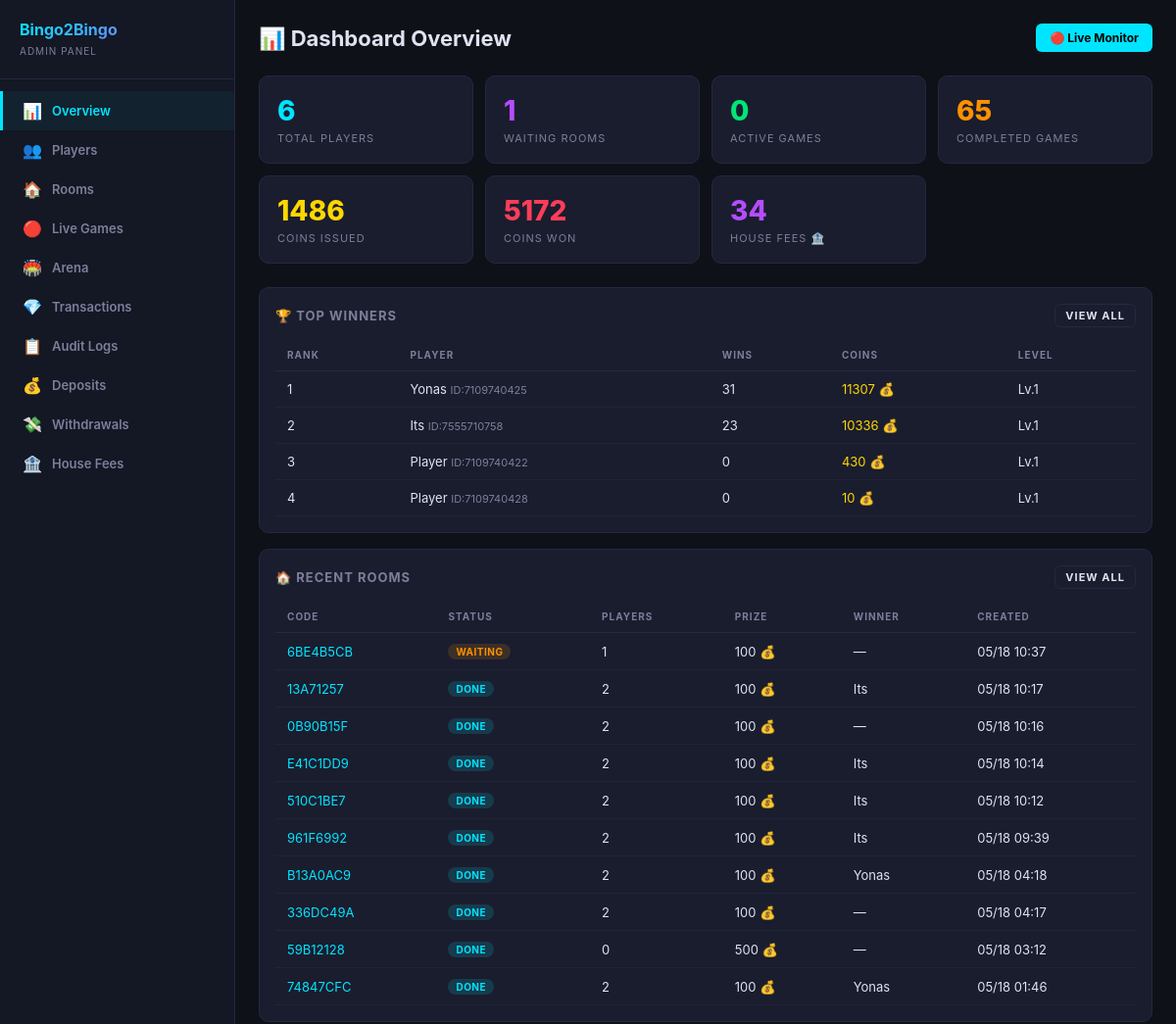
Page /dashboard/ (signed in, upper part) on the earlier database version.
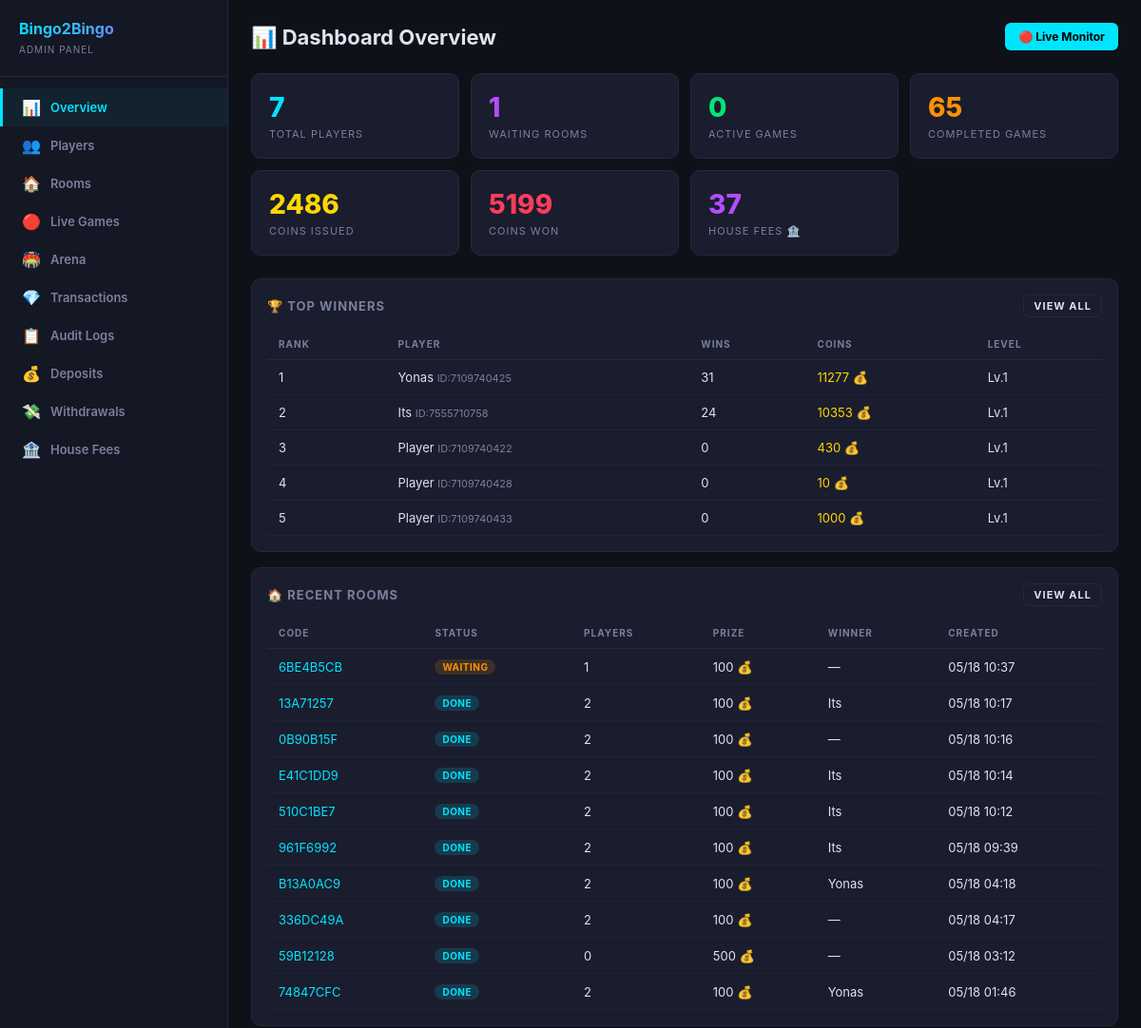
Same page on the later database version.
### users/models.py (models this page shows, shortened)
class Player(models.Model):
    telegram_id = models.BigIntegerField(unique=True, db_index=True)
    username = models.CharField(max_length=255, blank=True, default='')
    first_name = models.CharField(max_length=255, blank=True, default='')
    phone_number = models.CharField(max_length=20, blank=True, default='')
    coins = models.BigIntegerField(default=10)
    wins = models.IntegerField(default=0)
    losses = models.IntegerField(default=0)
    games_played = models.IntegerField(default=0)
    xp = models.BigIntegerField(default=0)
    level = models.IntegerField(default=1)
    referral_code = models.CharField(max_length=32, unique=True, blank=True)
    invited_by = models.ForeignKey(
        'self', null=True, blank=True,
        on_delete=models.SET_NULL,
        related_name='invitees'
    )
    is_banned = models.BooleanField(default=False)
    last_daily_bonus = models.DateTimeField(null=True, blank=True)
    created_at = models.DateTimeField(default=timezone.now)
    class Meta:
        verbose_name = 'Player'
        verbose_name_plural = 'Players'
        ordering = ['-coins']

### games/models.py (models this page shows, shortened)
class GameRoom(models.Model):
    class RoomType(models.TextChoices):
        PUBLIC = 'public', 'Public'
        PRIVATE = 'private', 'Private'
    class Status(models.TextChoices):
        WAITING = 'waiting', 'Waiting'
        ACTIVE = 'active', 'Active'
        FINISHED = 'finished', 'Finished'
    class GameMode(models.TextChoices):
        AUTO = 'auto', 'Auto'
        MANUAL = 'manual', 'Manual'
    room_code = models.CharField(max_length=8, unique=True, blank=True)
    room_type = models.CharField(max_length=10, choices=RoomType.choices, default=RoomType.PUBLIC)
    status = models.CharField(max_length=10, choices=Status.choices, default=Status.WAITING)
    max_players = models.IntegerField(default=10)
    entry_fee = models.BigIntegerField(default=50)
    prize_pool = models.BigIntegerField(default=0)
    winner = models.ForeignKey(
        Player, null=True, blank=True,
        on_delete=models.SET_NULL,
        related_name='games_won'
    )
    players = models.ManyToManyField(Player, through='BingoCard', related_name='game_rooms')
    game_mode = models.CharField(max_length=10, choices=GameMode.choices, default=GameMode.AUTO)
    game_state = models.JSONField(default=dict, blank=True)
    created_at = models.DateTimeField(default=timezone.now)
    started_at = models.DateTimeField(null=True, blank=True)
    finished_at = models.DateTimeField(null=True, blank=True)
    class Meta:
        verbose_name = 'Game Room'
        verbose_name_plural = 'Game Rooms'
        ordering = ['-created_at']

### dashboard/views.py (the view)
# urls.py: path('', views.overview, name='overview'),
@admin_required
def overview(request):
    total_players = Player.objects.count()
    active_rooms = GameRoom.objects.filter(status='waiting').count()
    active_games = GameRoom.objects.filter(status='active').count()
    finished_games = GameRoom.objects.filter(status='finished').count()
    total_coins_issued = Transaction.objects.filter(
        transaction_type='deposit'
    ).aggregate(s=Sum('amount'))['s'] or 0
    total_coins_won = Transaction.objects.filter(
        transaction_type='game_win'
    ).aggregate(s=Sum('amount'))['s'] or 0
    total_house_fees = Transaction.objects.filter(
        transaction_type='house_fee'
    ).aggregate(s=Sum('amount'))['s'] or 0
    house_fees_abs = abs(total_house_fees) if total_house_fees else 0
    recent_rooms = list(GameRoom.objects.select_related('winner')
        .annotate(pc=Count('bingo_cards'))
        .order_by('-created_at')[:10])
    recent_logs = list(AdminLog.objects.select_related('admin_user', 'target_player')
        .order_by('-created_at')[:20])
    top_winners = list(Player.objects.filter(is_banned=False)
        .order_by('-wins')[:5])
    return render(request, 'dashboard/overview.html', {
        'total_players': total_players,
        'active_rooms': active_rooms,
        'active_games': active_games,
        'finished_games': finished_games,
        'total_coins_issued': total_coins_issued,
        'total_coins_won': total_coins_won,
        'total_house_fees': abs(total_house_fees) if total_house_fees else 0,
        'recent_rooms': recent_rooms,
        'recent_logs': recent_logs,
        'top_winners': top_winners,
    })

### dashboard/auth.py (called while the page is built)
def admin_required(view_func):
    @wraps(view_func)
    def wrapper(request, *args, **kwargs):
        if not request.user.is_authenticated:
            return redirect('dashboard:login')
        if not request.user.is_staff and not request.user.is_superuser:
            messages.error(request, 'Access denied. Staff only.')
            return redirect('dashboard:login')
        return view_func(request, *args, **kwargs)
    return wrapper

### dashboard/templates/dashboard/overview.html (shortened to what this page needs)
{% extends 'dashboard/base.html' %}
{% block content %}
<div class="header">
  <h1>📊 Dashboard Overview</h1>
  <div class="header-actions">
    <a href="{% url 'dashboard:live' %}" class="btn btn-cyan">🔴 Live Monitor</a>
  </div>
</div>
<div class="stats-grid">
  <div class="stat-card cyan">
    <div class="stat-value">{{ total_players }}</div>
    <div class="stat-label">Total Players</div>
  </div>
  <div class="stat-card purple">
    <div class="stat-value">{{ active_rooms }}</div>
    <div class="stat-label">Waiting Rooms</div>
  </div>
  <div class="stat-card green">
    <div class="stat-value">{{ active_games }}</div>
    <div class="stat-label">Active Games</div>
  </div>
  <div class="stat-card orange">
    <div class="stat-value">{{ finished_games }}</div>
    <div class="stat-label">Completed Games</div>
  </div>
  <div class="stat-card gold">
    <div class="stat-value">{{ total_coins_issued|floatformat:0 }}</div>
    <div class="stat-label">Coins Issued</div>
  </div>
  <div class="stat-card red">
    <div class="stat-value">{{ total_coins_won|floatformat:0 }}</div>
    <div class="stat-label">Coins Won</div>
  </div>
  <div class="stat-card purple">
    <div class="stat-value">{{ total_house_fees|floatformat:0 }}</div>
    <div class="stat-label">House Fees 🏦</div>
  </div>
</div>
<div class="card">
  <div class="card-header">
    <span>🏆 Top Winners</span>
    <a href="{% url 'dashboard:players' %}" class="btn btn-outline btn-sm">View All</a>
  </div>
  <table>
    <thead><tr><th>Rank</th><th>Player</th><th>Wins</th><th>Coins</th><th>Level</th></tr></thead>
    <tbody>
    {% for p in top_winners %}
    <tr>
      <td>{{ forloop.counter }}</td>
      <td>{{ p.first_name }} <span style="color:var(--muted);font-size:11px;">ID:{{ p.telegram_id }}</span></td>
      <td>{{ p.wins }}</td>
      <td style="color:var(--gold)">{{ p.coins }} 💰</td>
      <td>Lv.{{ p.level }}</td>
    </tr>
    {% endfor %}
    </tbody>
  </table>
</div>
<div class="card">
  <div class="card-header">
    <span>🏠 Recent Rooms</span>
    <a href="{% url 'dashboard:rooms' %}" class="btn btn-outline btn-sm">View All</a>
  </div>
  <table>
    <thead><tr><th>Code</th><th>Status</th><th>Players</th><th>Prize</th><th>Winner</th><th>Created</th></tr></thead>
    <tbody>
    {% for r in recent_rooms %}
    <tr>
      <td><a href="{% url 'dashboard:room_detail' r.room_code %}">{{ r.room_code }}</a></td>
      <td>
        {% if r.status == 'waiting' %}<span class="badge badge-warning">Waiting</span>
        {% elif r.status == 'active' %}<span class="badge badge-success">Active</span>
        {% else %}<span class="badge badge-info">Done</span>{% endif %}
      </td>
      <td>{{ r.pc }}</td>
      <td>{{ r.prize_pool }} 💰</td>
      <td>{{ r.winner.first_name|default:"—" }}</td>
      <td>{{ r.created_at|date:"m/d H:i" }}</td>
    </tr>
    {% endfor %}
    </tbody>
  </table>
</div>
{% endblock %}

Differences in the rows shown:
changed Player "Yonas": coins "11307" → "11277"
changed Player "Its": wins "23" → "24"; coins "10336" → "10353"
added Player: first_name "Player", telegram_id "7109740433", wins "0", coins "1000", level "1"
Other differences:
{{ total_players }}: "6" → "7"
{{ total_coins_issued|floatformat:0 }}: "1486" → "2486"
{{ total_coins_won|floatformat:0 }}: "5172" → "5199"
{{ total_house_fees|floatformat:0 }}: "34" → "37"
